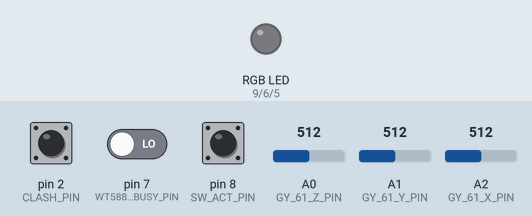
The sketch below on a simulated Arduino Uno, built with avr-gcc and run on an emulated ATmega328P. Shown: an RGB LED mixed from three pins (HIGH = lit). The inputs (shaded band) are chosen by the test bench; at power-on: pin 8 (SW_ACT_PIN) HIGH, pin 2 (CLASH_PIN) HIGH, pin 7 (WT588D_BUSY_PIN) LOW, A0 (GY_61_Z_PIN) = 512, A1 (GY_61_Y_PIN) = 512, A2 (GY_61_X_PIN) = 512. Dim RGB values are drawn brighter than linear; random numbers use the default seed unless the sketch sets one; pins used as bus, display or sensor lines are not drawn.

Above: at 1.5 s.
1.6 s: pin 8 (SW_ACT_PIN) pulled LOW for 0.15 s
At 3.1 s:
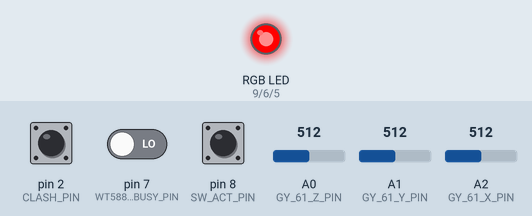
4.2 s: pin 2 (CLASH_PIN) pulled LOW for 0.15 s
At 4.4 s:
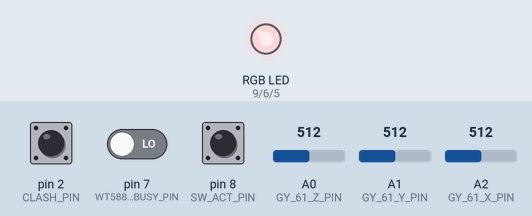
6.8 s: pin 8 (SW_ACT_PIN) pulled LOW for 1 s
At 7.73 s:
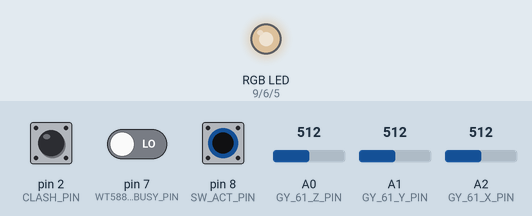
9.8 s: pin 8 (SW_ACT_PIN) pulled LOW for 3.2 s
At 13.11 s:
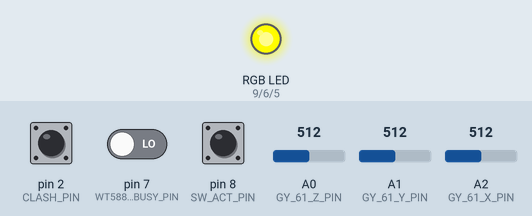
14.5 s: pin 2 (CLASH_PIN) driven LOW and pin 8 (SW_ACT_PIN) driven LOW
At 15.78 s:
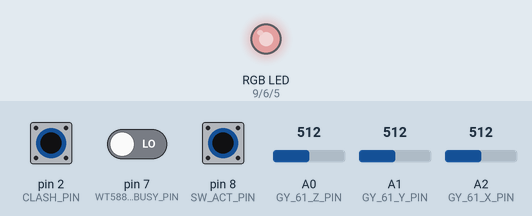
17.5 s: pin 8 (SW_ACT_PIN) driven HIGH
Timing chart, 0 to 20.1 s (numbered marks = the images above; inputs shaded):
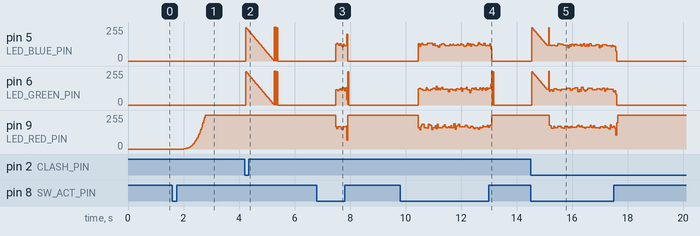

Measured:
- after the input at 1.6 s, pin 9 (LED_RED_PIN): moves from 0/255 to 255/255 over 0.76 s, starting after 0.41 s
- after the input at 6.8 s, pin 9 (LED_RED_PIN): 255/255 → 167/255 after 0.67 s, → 150/255 0.20 s later, → 166/255 0.08 s later, → 255/255 0.08 s later

The sketch:

LJUSSABEL.ino
```cpp
#include "OneButton.h"
#include "RGBLED.h"
#include "OneLineWT588D.h"
#include "Motion.h"
#include "SoundFont.h"
#include "SM.h"
#include "ColorGem.h"

// Uncomment next line to enable debug traces
//#define DEBUG
#include "Debug.h"

// Button
#define SW_ACT_PIN 8

// LED PWM pins
#define LED_RED_PIN 9
#define LED_GREEN_PIN 6
#define LED_BLUE_PIN 5

// Unused PWM pins for extra LED
//#define LED_ACCENT_RED_PIN 10
//#define LED_ACCENT_GREEN_PIN 3
//#define LED_ACCENT_BLUE_PIN 12

// Sound chip
#define WT588D_DATA_PIN 4
#define WT588D_BUSY_PIN 7
#define WT588D_RESET_PIN 11

// Accelerometer
#define GY_61_GND_PIN 13
#define GY_61_VCC_PIN A4
#define GY_61_X_PIN A2
#define GY_61_Y_PIN A1
#define GY_61_Z_PIN A0

// Clash switch
#define CLASH_PIN 2

// Crystal pins (voltage divider circuit)
#define COLOR_GEM_ANALOG_PIN A3
#define COLOR_GEM_DIGITAL_PIN 12

// Used to get random seed for sound selection
#define RANDOMSEED_PIN A5

// Global for clash sensor debounce
uint32_t clash_interrupt_time;
// Clash interrupt flag
bool clashInterruptTriggered=false;
// Do not trigger swings directly after clash
#define CLASH_SWING_OVERRIDE_DURATION 1000


// Minimum swing sound time
#define SWING_SOUND_DURATION 1000
uint32_t swing_interrupt_time;

// Init
OneButton ButtonAct(SW_ACT_PIN, true);
RGBLED Led(LED_RED_PIN,LED_GREEN_PIN,LED_BLUE_PIN);
OneLineWT588D Soundchip(WT588D_DATA_PIN,WT588D_BUSY_PIN,WT588D_RESET_PIN);
Motion Accelerometer(GY_61_X_PIN, GY_61_Y_PIN, GY_61_Z_PIN, 3.3, GY_61_VCC_PIN, GY_61_GND_PIN);
ColorGem BladeGem(COLOR_GEM_ANALOG_PIN, COLOR_GEM_DIGITAL_PIN);

//Set state machine to initial state.
State waitStateRunOnce(); // preallocate
State waitState(); // preallocate
SM Machine(waitStateRunOnce, waitState); // create state machine
void enterWaitState(){ Machine.Set(waitStateRunOnce, waitState); }
void enterLitState(){ Machine.Set(litStateRunOnce, litState); }
void enterLockupState(){ Machine.Set(lockupStateRunOnce, lockupState); }

void setup()
{
  trace_begin(115200);
  trace("Blade initializing...");

  Soundchip.warmUp();

  ButtonAct.setClickTicks(150); //600 default (debounce 60)
  ButtonAct.setPressTicks(500); // 1000 default

  // clash sensor
  digitalWrite (CLASH_PIN, HIGH);
  attachInterrupt(digitalPinToInterrupt(CLASH_PIN), clashInterrupt, FALLING);
  clash_interrupt_time = millis();

  swing_interrupt_time = millis();

  delay(200);

  // Init blade color
  trace(BladeGem.getValue());
  BladeGem.readGem();
  Led.setValue(BladeGem.getRed(),BladeGem.getGreen(),BladeGem.getBlue());

  //set seed for the random() in SoundFont.h
  randomSeed(analogRead(RANDOMSEED_PIN));
  enterWaitState();
}

void loop()
{
  // Update everything
  Accelerometer.update();
  ButtonAct.tick();
  Led.poke();
  EXEC(Machine);
}

State waitStateRunOnce()
{
  trace("Enter wait state.");
  // set button function pointers
  ButtonAct.attachClick(enterLitState);
  ButtonAct.attachLongPressStart(enterLitState);

  // disable other functions
  ButtonAct.attachDoubleClick(buttonDisabled);
  ButtonAct.attachDuringLongPress(buttonDisabled);
  ButtonAct.attachLongPressStop(buttonDisabled);

  // led off
  if(Led.fadeOut(500)) // returns true if led was on
  {
    Soundchip.play(getRandom(fx_poweroff));
  }
  else
  {
    Soundchip.play(getRandom(fx_boot));
    Led.turnOff();
  }
}

State waitState()
{
}

State litStateRunOnce()
{
  trace("Enter lit state.");

  // set button function pointers
  ButtonAct.attachClick(enterWaitState); // turn led off
  ButtonAct.attachLongPressStart(enterLockupState);

  // disable all else
  ButtonAct.attachDoubleClick(buttonDisabled);
  ButtonAct.attachDuringLongPress(buttonDisabled);
  ButtonAct.attachLongPressStop(buttonDisabled);

  // Clear any clash interrupts that happened in lockup state
  clashInterruptTriggered = false;

  Led.setFlicker(0);

  if(Led.fadeIn(500)) // returns true if led was off
  {
    Soundchip.play(getRandom(fx_poweron));
  }
  else
  { // led is on, so we should be humming already (e.g. returning from lockup)
    Soundchip.play(getRandom(fx_hum));
    Soundchip.repeat();
  }
}

State litState()
{
  if(Accelerometer.isSwinging())
  {
    swing();
  }

  if(clashInterruptTriggered)
  {
    clash();
  }

  // Restart humming if we have silence
  if(Soundchip.isBusy() == false)
  {
    trace("Restart humming");
    Soundchip.play(getRandom(fx_hum));
    Soundchip.repeat();
  }
}

State lockupStateRunOnce()
{
  trace("Enter lockup state.");

  // set button function pointers
  ButtonAct.attachClick(enterWaitState); // turn led off
  ButtonAct.attachLongPressStop(enterLitState);

  // disable all else
  ButtonAct.attachDoubleClick(buttonDisabled);
  ButtonAct.attachLongPressStart(buttonDisabled);
  ButtonAct.attachDuringLongPress(buttonDisabled);

  Soundchip.play(getRandom(fx_lockup));
  Soundchip.repeat();
}

State lockupState()
{
  Led.setFlicker(5);
}

/*
void deflect(){
  Led.flash(255,255,255);
  Soundchip.play(getRandom(fx_blaster));
}*/

void swing()
{
  if ((millis() - clash_interrupt_time) < CLASH_SWING_OVERRIDE_DURATION)
  {
    // Do not allow swings directly after clash, since the blade bounce oftern trigger flase swings
    trace("swing clash override");
  }
  else
  {
    if (millis() - swing_interrupt_time > SWING_SOUND_DURATION)
    {
      trace("Swing.");
      Accelerometer.swingTrace();
      Soundchip.play(getRandom(fx_swing));
      swing_interrupt_time = millis();
    }
  }
}

void clash()
{
  trace("Clash.");
  Led.flash(255,255,255);
  Soundchip.play(getRandom(fx_clash));
  clashInterruptTriggered = false;
}

void clashInterrupt()
{
  if(Led.getState()==on)
  {
    if (millis() - clash_interrupt_time > 200)
    {
      clashInterruptTriggered = true;
      trace("interrupt");
      clash_interrupt_time = millis();
    }
  }
}

void buttonDisabled()
{
  // do nothing
}
```

ColorGem.cpp
```cpp
#include "ColorGem.h"
ColorGem::ColorGem(uint8_t analog_pin, uint8_t digital_pin){
  _analog_pin = analog_pin;
	_digital_pin = digital_pin;
	_red = 0;
	_green = 0;
	_blue = 0;
  pinMode(_digital_pin, OUTPUT);
  digitalWrite(_digital_pin, HIGH);
}
void ColorGem::readGem(){
	uint16_t value = getValue();


//10kohm + 560ohmin parallell to ground
/*
ljusgrön 922 926 929
orage 912 917 921
gul 899 905 909
lila 886 892 896
vit 868 875 879
rosa 823 832 838
ljusblå 763 773 781
mörkblå 690 701 712
grön 599 612 625
röd 378 388 406

925
915
902.5
887.5
858.5
809.5
746.5
668.5
515.5
*/

	if (value<=515)
	{
  // red
		_red = 255;
		_green = 0;
		_blue = 0;
	}
	else if (value>515&&value<=668)
	{
  // green
		_red = 128;
		_green = 255;
		_blue = 0;
	}
	else if (value>668&&value<=746)
	{
    // dark blue
		_red = 0;
		_green = 0;
		_blue = 255;
	}
	else if (value>746&&value<=809)
	{
  //light blue
		_red = 50;
		_green = 50;
		_blue = 255;
	}
	else if (value>809&&value<=858)
	{
  // pink
		_red = 255;
		_green = 100;
		_blue = 80;
	}
	else if (value>858&&value<=887)
	{
  // white
		_red = 150;
		_green =150;
		_blue = 50;
	}
	else if (value>887&&value<=902)
	{
  // purple
		_red = 150;
		_green = 0;
		_blue = 130;
	}
	else if (value>902&&value<=915)
	{
  // gul
		_red = 255;
		_green = 160;
		_blue = 0;
	}
	else if (value>915&&value<=925)
	{
  //orange
		_red = 240;
		_green = 20;
		_blue = 0;
	}
 else if (value>925)
 {
  // light green
    _red = 50;
    _green = 255;
    _blue = 10;
  }
  digitalWrite(_digital_pin, LOW);
}
uint16_t ColorGem::getValue(){
    return analogRead(_analog_pin);
}
```

ColorGem.h
```cpp
#ifndef COLORGEM_H
#define COLORGEM_H

#include "Arduino.h"

#define COLORGEM_RED 1000
#define COLORGEM_GREEN 2000

class ColorGem
{
    public:
    ColorGem(uint8_t analog_pin,uint8_t digital_pin);
    void readGem();
	uint8_t getRed(){return _red;}
	uint8_t getGreen(){return _green;}
	uint8_t getBlue(){return _blue;}
    uint16_t getValue(); // leaving this public for debugging purposes

    private:
	uint8_t _red;
	uint8_t	_green;
	uint8_t _blue;
    uint8_t _analog_pin;
	uint8_t _digital_pin;
};
#endif
```

Debug.h
```cpp
#ifndef _DEBUG_H
#define _DEBUG_H

#ifdef DEBUG
#define DEBUG_ENABLED 1
#else
#define DEBUG_ENABLED 0
#endif // DEBUG

#define trace_begin(baud) \
  do { if (DEBUG_ENABLED) Serial.begin(baud);} while (0)

#define trace(x) \
  do { if (DEBUG_ENABLED) Serial.println(x);} while (0)

#endif // _DEBUG_H
```

Motion.cpp
```cpp
#include "Motion.h"

//#define DEBUG
#include "Debug.h"


Motion::Motion(uint8_t pin_x, uint8_t pin_y, uint8_t pin_z, float aref, uint8_t pin_vcc, uint8_t pin_gnd){
	pinMode(pin_gnd, OUTPUT);
	digitalWrite(pin_gnd, LOW);
	pinMode(pin_vcc, OUTPUT);
	digitalWrite(pin_vcc, HIGH);

	_aref = aref;
	_pin_x = pin_x;
	_pin_y = pin_y;
	_pin_z = pin_z;
	_mvG = aref / 10.0;
	_bias = aref / 2.0;
	_rad2deg = 180.0 / M_PI;
  _swing_start_time = millis();
  _deltaX=0;
  _deltaY=0;
  _deltaZ=0;
}
void Motion::update(){
	_xg = getGravity(analogRead(_pin_x));
	_yg = getGravity(analogRead(_pin_y));
	_zg = getGravity(analogRead(_pin_z));

  if (millis() - _swing_start_time > SWING_SAMPLE_TIME)
  {
    _deltaX = _maxX - _minX;
    _deltaY = _maxY - _minY;
    _deltaZ = _maxZ - _minZ;

    _minX=_xg;
    _maxX=_xg;
    _minY=_yg;
    _maxY=_yg;
    _minZ=_zg;
    _maxZ=_zg;

    _swing_start_time = millis();
  }
  if(_xg < _minX) _minX = _xg;
  if(_xg > _maxX) _maxX = _xg;
  if(_yg < _minY) _minY = _yg;
  if(_yg > _maxY) _maxY = _yg;
  if(_zg < _minZ) _minZ = _zg;
  if(_zg > _maxZ) _maxZ = _zg;

}

float Motion::getDeltaSum()
{
  return (_deltaX + _deltaY + _deltaZ);
}

float Motion::getGravity(uint16_t reading)
{
  float voltage = reading * _aref;
  voltage /= 1024.0;

  //minus the zero g bias
  //then divide by mv/g
  //which when Vs = 3.3V, V/g = 0.330
  float gv = (voltage - _bias) / _mvG;

  return gv;
}

void Motion::swingTrace()
{
  trace(_deltaX);
  trace(_deltaY);
  trace(_deltaZ);
}

bool Motion::isSwinging()
{
  return ((getDeltaSum() >= 1) && (getDeltaSum() < 3));
		//return (getSquared() >= _swingThreshold);
}

bool Motion::increaseSwingThreshold(){
	if(_swingThreshold==SWING_THRESHOLD_MAX){
		return false;
	}else{
		_swingThreshold++;
		return true;
	}
}
bool Motion::decreaseSwingThreshold(){
	if(_swingThreshold==SWING_THRESHOLD_MIN){
		return false;
	}else{
		_swingThreshold--;
		return true;
	}
}
uint8_t Motion::getSquared(){
	return ((_xg*_xg)+(_yg*_yg)+(_zg*_zg));
}

float Motion::getX()
{
  return _xg;
}

float Motion::getY()
{
  return _yg;
}

float Motion::getZ()
{
  return _zg;
}
```

Motion.h
```cpp
#ifndef MOTION_h
#define MOTION_h

#include "Arduino.h"

// Min is theoretically 0 (0*0+0*0+0*0)
// Max is theoretically 27 (3*3+3*3+3*3) for the ADXL335
#define SWING_THRESHOLD_MAX 27
#define SWING_THRESHOLD_MIN 1

#define SWING_SAMPLE_TIME 200

class Motion
{
	public:
	// Use output pins as vcc and gnd
	Motion(uint8_t pin_x, uint8_t pin_y, uint8_t pin_z, float aref, uint8_t pin_vcc, uint8_t pin_gnd);
	// Optional constructor if you wire GND and VCC separately.
	//Motion(uint8_t pin_x, uint8_t pin_y, uint8_t pin_z, uint8_t aref);

	void update();
	bool increaseSwingThreshold(); //returns false if max
	bool decreaseSwingThreshold(); // returns false if min
	bool isSwinging();
  void swingTrace();

	//bool isThrusting(); // one day...
	//bool isSpinning(); // eventually...

	private:
	float getX();
    float getY();
    float getZ();
	float getGravity(uint16_t reading);
	uint8_t getSquared();
  float getDeltaSum();

	uint8_t _swingThreshold = 16; //empirical testing
	uint8_t _pin_x;
    uint8_t _pin_y;
    uint8_t _pin_z;
	float _aref;
	float _bias;
	float _xg;
    float _yg;
    float _zg;
    float _mvG;
    float _rad2deg;
 uint32_t _swing_start_time;
 float _minX;
 float _maxX;
 float _minY;
 float _maxY;
 float _minZ;
 float _maxZ;
 float _deltaX;
 float _deltaY;
 float _deltaZ;

};

#endif
```

OneLineWT588D.cpp
```cpp
#include "OneLineWT588D.h"

#define WT588D_MINVOLUME 0xE0
#define WT588D_MAXVOLUME 0xE7
#define WT588D_STARTREPEAT 0xF2
#define WT588D_STOP 0xFE

OneLineWT588D::OneLineWT588D(uint8_t dataPin, uint8_t busyPin,uint8_t resetPin)
{
  _dataPin = dataPin;
  _busyPin = busyPin;
  _resetPin = resetPin;
}

void OneLineWT588D::warmUp()
{
  pinMode(_dataPin,OUTPUT);
  pinMode(_busyPin,INPUT);
  pinMode(_resetPin,OUTPUT);
  digitalWrite(_resetPin, LOW);
  delay(100);  // at least 5 according to spec
  digitalWrite(_resetPin, HIGH);
  delay(20); // at least 17 according to spec

  // set volume to default (minimum in this case)
  sendOneLineCommand(_volume);
}

bool OneLineWT588D::turnItUp()
{
  if(_volume < WT588D_MAXVOLUME)
  {
    _volume++;
  }
  else
  {
    return false;
  }
  sendOneLineCommand(_volume);
  return true;
}

bool OneLineWT588D::turnItDown()
{
  if(_volume > WT588D_MINVOLUME)
  {
    _volume--;
  }
  else
  {
    return false;
  }
  sendOneLineCommand(_volume);
  return true;
}

void OneLineWT588D::play(uint8_t playlist)
{
  sendOneLineCommand(playlist);
}

void OneLineWT588D::stop()
{
  sendOneLineCommand(WT588D_STOP);
}

void OneLineWT588D::repeat()
{
  sendOneLineCommand(WT588D_STARTREPEAT);
}

bool OneLineWT588D::isBusy()
{
  return digitalRead(_busyPin)==HIGH;
}

void OneLineWT588D::sendOneLineCommand(uint8_t addr)
{
  digitalWrite(_dataPin, LOW);
  delay(5);

  for(int i = 0; i < 8; i++)
  {
    digitalWrite(_dataPin, HIGH);
    if(bitRead(addr, i))
    {
      delayMicroseconds(400);
      digitalWrite(_dataPin, LOW);
      delayMicroseconds(200);
    }
    else
    {
      delayMicroseconds(200);
      digitalWrite(_dataPin, LOW);
      delayMicroseconds(400);
    }
  }

  digitalWrite(_dataPin, HIGH);
  delay(2);
}
```

OneLineWT588D.h
```cpp
#ifndef ONELINEWT588D_h
#define ONELINEWT588D_h

#include <Arduino.h>

class OneLineWT588D
{
  public:
    OneLineWT588D(uint8_t dataPin, uint8_t busyPin, uint8_t resetPin);
    void warmUp();
    bool turnItUp();
    bool turnItDown();
    void play(uint8_t playlist);
    void stop();
    void repeat();
    bool isBusy();

  private:
    uint8_t _volume = 0xE7; // start volume
    uint8_t _dataPin, _busyPin, _resetPin;
    void sendOneLineCommand(uint8_t addr);
};

#endif
```

RGBLED.cpp
```cpp
#include "RGBLED.h"

RGBLED::RGBLED(uint8_t redPin, uint8_t greenPin, uint8_t bluePin){
	_redpin = redPin;
	_greenpin = greenPin;
	_bluepin = bluePin;
	_state =off;

}
void RGBLED::setValue(uint8_t red, uint8_t green, uint8_t blue){
	_rgbValue[0] = red;
	_rgbValue[1] = green;
	_rgbValue[2] = blue;

}
 RGBLEDState RGBLED::getState(){
  return _state;
 }
void RGBLED::poke(){
	unsigned long currentMillis = millis();
	if(currentMillis - _previousMillis >= _interval) {
		_previousMillis = currentMillis;
		if (_state == on){
            // restore to color after flash
            for(int i=0;i<3;i++){
               //if ((_rgbColour[i]-_rgbValue[i])<10||(_rgbColour[i]-_rgbValue[i])>10){
               // _rgbColour[i]=_rgbValue[i];
              // }

                if(_rgbColour[i]>_rgbValue[i]){
                    _rgbColour[i]=_rgbColour[i] - 6; // if the flash is too slow fadeing down, increase this value
                } else if (_rgbColour[i]<_rgbValue[i]) {
                    _rgbColour[i]=_rgbColour[i] + 5; // not the same as the reducing part above, the idea is that it will stabilize itself.
                } else {
                   _rgbColour[i] = _rgbColour[i] - random(0, _flicker);
                }
            }
        }else if (_state == fadeingIn){
			if (_fadeIter<=32){
				for(int i=0;i<3;i++){
                    _rgbColour[i] = (uint8_t)(_rgbValue[i]/(float)255.0*_lookup[_fadeIter]);
				}
                _fadeIter++;
			}else{
				_state = on;
			}
		} else if (_state == fadeingOut){
			if (_fadeIter>0){
				for(int i=0;i<3;i++){
                    _rgbColour[i] = (uint8_t)(_rgbValue[i]/(float)255.0*_lookup[_fadeIter]);
				}
       _fadeIter--;
			}else{
        _rgbColour[0] = 0;
        _rgbColour[1] = 0;
        _rgbColour[2] = 0;
				_state = off;
			}
		} else if (_state == cycling){
			// Hue cycle
			if (_fadeIter<=32){
				_rgbColour[0] = 255;
				_rgbColour[1] = _lookup[_fadeIter];
				_rgbColour[2] = 0;
			}else if (_fadeIter>32 && _fadeIter<=65){
				_rgbColour[0] = _lookup[32-(_fadeIter-33)];
				_rgbColour[1] = 255;
				_rgbColour[2] = 0;
			}else if (_fadeIter>65 && _fadeIter<=98){
				_rgbColour[0] = 0;
				_rgbColour[1] = 255;
				_rgbColour[2] = (_lookup[_fadeIter-66]);
			}else if (_fadeIter>98 && _fadeIter<=131){
				_rgbColour[0] = 0;
				_rgbColour[1] = (_lookup[32-(_fadeIter-99)]);
				_rgbColour[2] = 255;
			}else if (_fadeIter>131 && _fadeIter<=164){
				_rgbColour[0] = (_lookup[_fadeIter-132]);
				_rgbColour[1] = 0;
				_rgbColour[2] =  255;
			}else if (_fadeIter>164 && _fadeIter<=197){
				_rgbColour[0] = 255;
				_rgbColour[1] =  0;
				_rgbColour[2] = (_lookup[32-(_fadeIter-165)]);
			}
			 _fadeIter++;
			if (_fadeIter>197){
				_fadeIter=0;
			}
		}
	}
    setRGBColour(_rgbColour[0], _rgbColour[1], _rgbColour[2]);
}
void RGBLED::setRGBColour(uint8_t red, uint8_t green, uint8_t blue){
	analogWrite(_redpin, red);
	analogWrite(_greenpin, green);
	analogWrite(_bluepin, blue);
}
bool RGBLED::turnOn(){
	if(_state == off){
		_rgbColour[0] = _rgbValue[0];
		_rgbColour[1] = _rgbValue[1];
		_rgbColour[2] = _rgbValue[2];
		_state = on;
		return true;
	}else{
		return false; // Can't turn on, busy doing something else.
	}
}
bool RGBLED::turnOff(){
  _rgbColour[0] = 0;
	_rgbColour[1] = 0;
  _rgbColour[2] = 0;
  setRGBColour(_rgbColour[0], _rgbColour[1], _rgbColour[2]);
  _state = off;
	return true; // If already off, return true anyway.
}
bool RGBLED::fadeIn(uint16_t milliseconds){
	if(_state == off){
		_fadeDuration = milliseconds;
        _interval = milliseconds/33;
        _fadeIter = 0;
		_state = fadeingIn;
		return true;
	}else{
		return false; // Can't start cycle now, busy doing something else.
	}
}
bool RGBLED::cycle(uint16_t milliseconds){
	if(_state == off || _state == on){
		_fadeDuration = milliseconds;
        _interval = milliseconds/198;
        _fadeIter = 0;
		_state = cycling;
		return true;
	}else{
		return false; // Can't turn on, busy doing something else.
	}
}
bool RGBLED::fadeOut(uint16_t milliseconds){
	if(_state == on){
		_fadeDuration = milliseconds;
        _interval = milliseconds/33;
        _fadeIter = 32;
		_state = fadeingOut;
		return true;
	}else{
		return false; // Can't turn on, busy doing something else.
	}
}
void RGBLED::setFlicker(uint8_t amount){
  _flicker = amount;
}

bool RGBLED::flash(uint8_t red, uint8_t green, uint8_t blue){
    if(_state == on){
		_rgbColour[0] = red;
		_rgbColour[1] = green;
		_rgbColour[2] = blue;
		_interval = 1;
		return true;
	} else {
		return false;
	}
}
```

Source omitted: RGBLED.h (1365 bytes), SM.cpp (980 bytes), SM.h (1402 bytes), SoundFont.h (1764 bytes), State.h (365 bytes)
